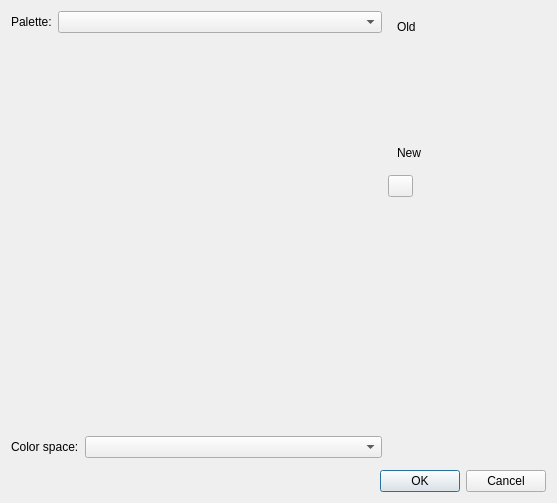
<?xml version="1.0" encoding="UTF-8"?>
<ui version="4.0">
 <class>ColorPicker</class>
 <widget class="QWidget" name="ColorPicker">
  <property name="geometry">
   <rect>
    <x>0</x>
    <y>0</y>
    <width>557</width>
    <height>503</height>
   </rect>
  </property>
  <property name="windowTitle">
   <string>ColorPicker</string>
  </property>
  <layout class="QVBoxLayout" name="verticalLayout_6">
   <item>
    <layout class="QHBoxLayout" name="horizontalLayout_5" stretch="1,0">
     <item>
      <layout class="QVBoxLayout" name="verticalLayout_5" stretch="1,0">
       <item>
        <layout class="QVBoxLayout" name="verticalLayout">
         <item>
          <layout class="QHBoxLayout" name="horizontalLayout">
           <item>
            <widget class="QLabel" name="label">
             <property name="sizePolicy">
              <sizepolicy hsizetype="Maximum" vsizetype="Preferred">
               <horstretch>0</horstretch>
               <verstretch>0</verstretch>
              </sizepolicy>
             </property>
             <property name="text">
              <string>Palette:</string>
             </property>
            </widget>
           </item>
           <item>
            <widget class="QComboBox" name="pickerCombo"/>
           </item>
          </layout>
         </item>
         <item>
          <widget class="QStackedWidget" name="pickerStack"/>
         </item>
        </layout>
       </item>
       <item>
        <layout class="QVBoxLayout" name="verticalLayout_2">
         <item>
          <layout class="QHBoxLayout" name="horizontalLayout_2">
           <item>
            <widget class="QLabel" name="label_2">
             <property name="sizePolicy">
              <sizepolicy hsizetype="Maximum" vsizetype="Preferred">
               <horstretch>0</horstretch>
               <verstretch>0</verstretch>
              </sizepolicy>
             </property>
             <property name="text">
              <string>Color space:</string>
             </property>
            </widget>
           </item>
           <item>
            <widget class="QComboBox" name="colorSpaceCombo"/>
           </item>
          </layout>
         </item>
         <item>
          <widget class="QStackedWidget" name="colorSpaceStack"/>
         </item>
        </layout>
       </item>
      </layout>
     </item>
     <item>
      <layout class="QVBoxLayout" name="verticalLayout_4" stretch="0,0,1">
       <item>
        <layout class="QHBoxLayout" name="horizontalLayout_4">
         <property name="margin">
          <number>9</number>
         </property>
         <item>
          <layout class="QVBoxLayout" name="verticalLayout_3">
           <item>
            <widget class="QLabel" name="label_3">
             <property name="sizePolicy">
              <sizepolicy hsizetype="Preferred" vsizetype="Maximum">
               <horstretch>0</horstretch>
               <verstretch>0</verstretch>
              </sizepolicy>
             </property>
             <property name="text">
              <string>Old</string>
             </property>
            </widget>
           </item>
           <item>
            <widget class="ColorPreview" name="preview" native="true">
             <property name="sizePolicy">
              <sizepolicy hsizetype="Minimum" vsizetype="Minimum">
               <horstretch>0</horstretch>
               <verstretch>0</verstretch>
              </sizepolicy>
             </property>
             <property name="minimumSize">
              <size>
               <width>100</width>
               <height>100</height>
              </size>
             </property>
            </widget>
           </item>
           <item>
            <widget class="QLabel" name="label_4">
             <property name="sizePolicy">
              <sizepolicy hsizetype="Preferred" vsizetype="Maximum">
               <horstretch>0</horstretch>
               <verstretch>0</verstretch>
              </sizepolicy>
             </property>
             <property name="text">
              <string>New</string>
             </property>
            </widget>
           </item>
          </layout>
         </item>
         <item>
          <spacer name="horizontalSpacer_2">
           <property name="orientation">
            <enum>Qt::Horizontal</enum>
           </property>
           <property name="sizeHint" stdset="0">
            <size>
             <width>40</width>
             <height>20</height>
            </size>
           </property>
          </spacer>
         </item>
        </layout>
       </item>
       <item>
        <layout class="QHBoxLayout" name="horizontalLayout_3">
         <item>
          <widget class="QPushButton" name="dropper">
           <property name="sizePolicy">
            <sizepolicy hsizetype="Minimum" vsizetype="Minimum">
             <horstretch>0</horstretch>
             <verstretch>0</verstretch>
            </sizepolicy>
           </property>
           <property name="maximumSize">
            <size>
             <width>25</width>
             <height>25</height>
            </size>
           </property>
           <property name="toolTip">
            <string>Pick color from screen</string>
           </property>
           <property name="text">
            <string/>
           </property>
           <property name="icon">
            <iconset resource="QtIcons.qrc">
             <normaloff>:/QtIcons/dropper.png</normaloff>:/QtIcons/dropper.png</iconset>
           </property>
           <property name="flat">
            <bool>false</bool>
           </property>
          </widget>
         </item>
         <item>
          <spacer name="horizontalSpacer">
           <property name="orientation">
            <enum>Qt::Horizontal</enum>
           </property>
           <property name="sizeHint" stdset="0">
            <size>
             <width>40</width>
             <height>20</height>
            </size>
           </property>
          </spacer>
         </item>
        </layout>
       </item>
       <item>
        <widget class="CustomPalette" name="customPalette" native="true"/>
       </item>
      </layout>
     </item>
    </layout>
   </item>
   <item>
    <layout class="QHBoxLayout" name="horizontalLayout_6">
     <item>
      <spacer name="horizontalSpacer_3">
       <property name="orientation">
        <enum>Qt::Horizontal</enum>
       </property>
       <property name="sizeHint" stdset="0">
        <size>
         <width>40</width>
         <height>20</height>
        </size>
       </property>
      </spacer>
     </item>
     <item>
      <widget class="QPushButton" name="ok">
       <property name="text">
        <string>OK</string>
       </property>
       <property name="default">
        <bool>true</bool>
       </property>
      </widget>
     </item>
     <item>
      <widget class="QPushButton" name="cancel">
       <property name="text">
        <string>Cancel</string>
       </property>
      </widget>
     </item>
    </layout>
   </item>
  </layout>
 </widget>
 <layoutdefault spacing="6" margin="11"/>
 <customwidgets>
  <customwidget>
   <class>ColorPreview</class>
   <extends>QWidget</extends>
   <header>Classes/Qt/Tools/ColorPicker/ColorPreview.h</header>
   <container>1</container>
  </customwidget>
  <customwidget>
   <class>CustomPalette</class>
   <extends>QWidget</extends>
   <header>Classes/Qt/Tools/ColorPicker/CustomPalette.h</header>
   <container>1</container>
  </customwidget>
 </customwidgets>
 <resources>
  <include location="QtIcons.qrc"/>
 </resources>
 <connections/>
</ui>
